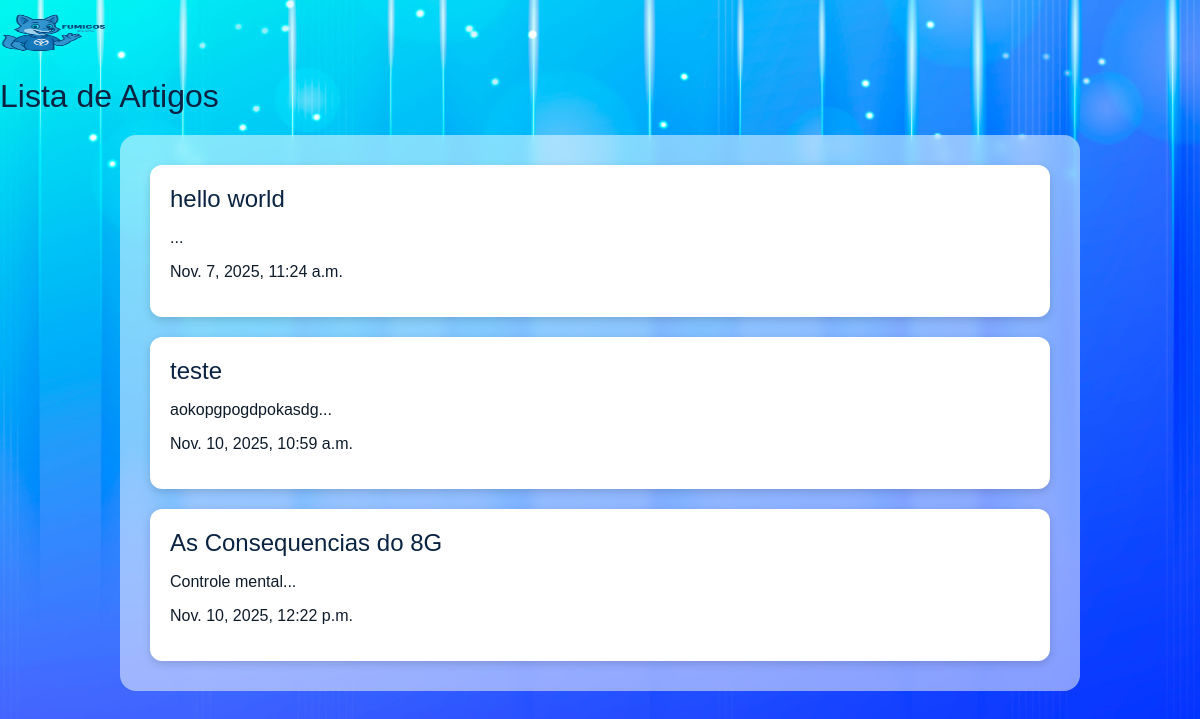
The page /articles/ on the database as committed earlier.
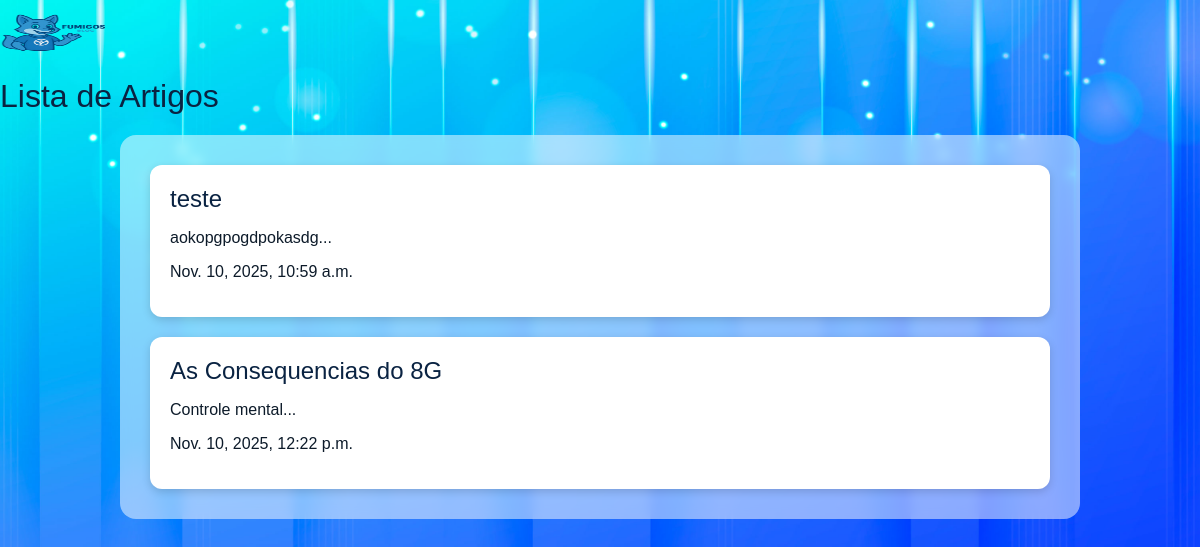
The same page on the database as committed later.
### articles/models.py (models this page shows, shortened)
class Article(models.Model):
    title = models.CharField(max_length=100)
    slug = models.SlugField(unique=True, blank=True)  # slug se refere a parte legivel da url
    body = models.TextField()
    date = models.DateTimeField(auto_now_add=True)
    def snippet(self):
        return self.body[:50] + '...'

### articles/views.py (the view)
# urls.py: path('', views.article_list, name="list"), #URL da lista de artigos
def article_list(request):
    articles = Article.objects.all().order_by('date') #Recupera todos os objetos de artigos ordenados por data
    return render(request, 'articles/article_list.html', {'articles':articles} ) #Renderiza o template da lista de artigos e associa a variavel artigos

### articles/templates/articles/article_list.html
{% extends "base_layout.html" %}
{% block content %}
<h1>Lista de Artigos</h1>
<div class="articles">
  {% for article in articles %}
    <div class="article">
      <h2><a href="{% url 'articles:detail' slug=article.slug %}">
        {{ article.title }}</a></h2>
        <p>{{ article.snippet }}</p>
        <p>{{ article.date }}</p>
      </div>
    {% endfor %}
  </div>
{% endblock %}

Rows that differ between the two databases and show on the page:
removed Article: title "hello world", snippet "...", date "Nov. 7, 2025, 11:24 a.m."
